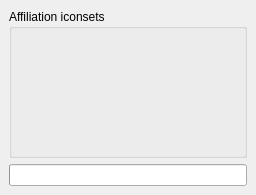
<?xml version="1.0" encoding="UTF-8"?>
<ui version="4.0">
 <class>IconsetAffiliation</class>
 <widget class="QWidget" name="IconsetAffiliation">
  <property name="geometry">
   <rect>
    <x>0</x>
    <y>0</y>
    <width>256</width>
    <height>195</height>
   </rect>
  </property>
  <property name="windowTitle">
   <string>IconsetClientUI</string>
  </property>
  <layout class="QVBoxLayout">
   <property name="spacing">
    <number>6</number>
   </property>
   <property name="margin">
    <number>9</number>
   </property>
   <item>
    <widget class="QGroupBox" name="groupBox10">
     <property name="title">
      <string>Affiliation iconsets</string>
     </property>
     <layout class="QGridLayout">
      <property name="margin">
       <number>8</number>
      </property>
      <property name="spacing">
       <number>6</number>
      </property>
      <item row="1" column="2">
       <spacer>
        <property name="orientation">
         <enum>Qt::Horizontal</enum>
        </property>
        <property name="sizeType">
         <enum>QSizePolicy::Expanding</enum>
        </property>
        <property name="sizeHint" stdset="0">
         <size>
          <width>204</width>
          <height>20</height>
         </size>
        </property>
       </spacer>
      </item>
      <item row="1" column="3">
       <widget class="IconButton" name="pb_affiliationDetails" native="true">
        <property name="text" stdset="0">
         <string>&amp;Show Details</string>
        </property>
       </widget>
      </item>
      <item row="0" column="0" colspan="4">
       <widget class="IconsetSelect" name="iss_affiliation" native="true"/>
      </item>
     </layout>
    </widget>
   </item>
   <item>
    <widget class="QProgressBar" name="progress">
     <property name="orientation">
      <enum>Qt::Horizontal</enum>
     </property>
    </widget>
   </item>
  </layout>
 </widget>
 <layoutdefault spacing="6" margin="11"/>
 <customwidgets>
  <customwidget>
   <class>IconButton</class>
   <extends></extends>
   <header>iconbutton.h</header>
  </customwidget>
  <customwidget>
   <class>IconsetSelect</class>
   <extends></extends>
   <header>iconsetselect.h</header>
  </customwidget>
 </customwidgets>
 <resources/>
 <connections/>
</ui>
